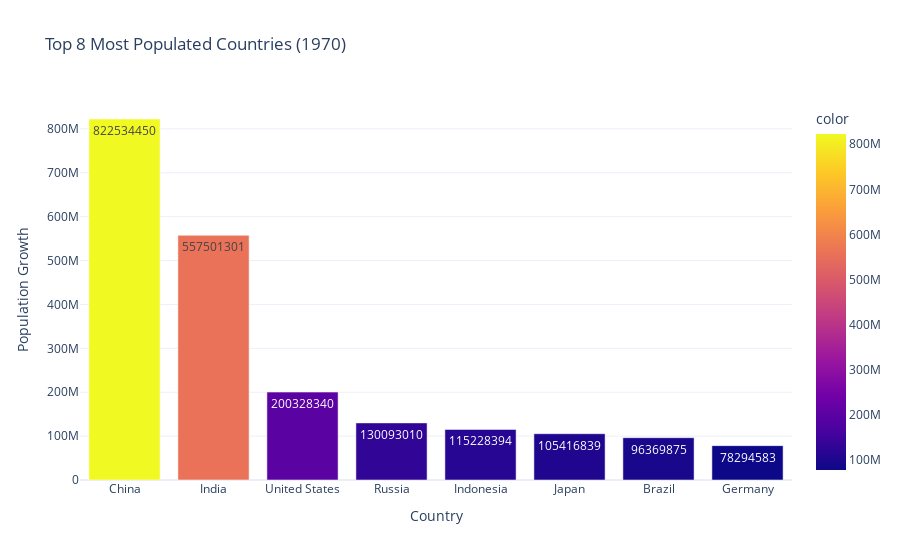
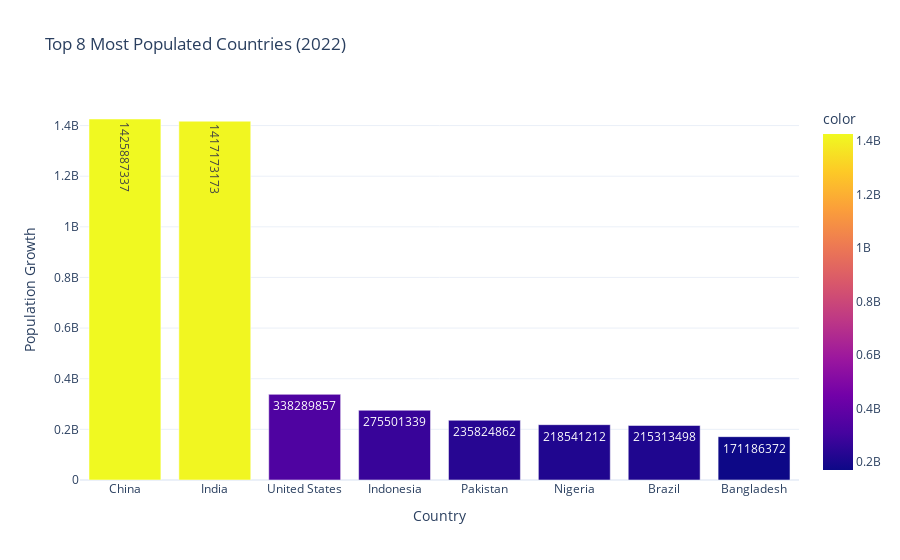

Here is the notebook cell these charts were saved with, in order:
### Code cell
features = {'top_8_populated_countries_1970': top_8_populated_countries_1970,
            'top_8_populated_countries_2022': top_8_populated_countries_2022}

for feature_name, feature_data in features.items():
    year = feature_name.split('_')[-1]  # Extract the year from the feature name
    fig = px.bar(x=feature_data.index,
                 y=feature_data.values,
                 text=feature_data.values,
                 color=feature_data.values,
                 title=f'Top 8 Most Populated Countries ({year})',
                 template='plotly_white')
    fig.update_layout(xaxis_title='Country',
                      yaxis_title='Population Growth')
    fig.show()

### Figure 1 — Plotly figure (JSON) as saved in the notebook; plotly's stock layout.template omitted (floating-point values rounded to 4 significant figures)
{"data": [{"alignmentgroup": "True", "hovertemplate": "x=%{x}<br>y=%{y}<br>text=%{text}<br>color=%{marker.color}<extra></extra>", "legendgroup": "", "marker": {"color": [822534450, 557501301, 200328340, 130093010, 115228394, 105416839, 96369875, 78294583], "coloraxis": "coloraxis", "pattern": {"shape": ""}}, "name": "", "offsetgroup": "", "orientation": "v", "showlegend": false, "text": [822534450, 557501301, 200328340, 130093010, 115228394, 105416839, 96369875, 78294583], "textposition": "auto", "type": "bar", "x": ["China", "India", "United States", "Russia", "Indonesia", "Japan", "Brazil", "Germany"], "xaxis": "x", "y": [822534450, 557501301, 200328340, 130093010, 115228394, 105416839, 96369875, 78294583], "yaxis": "y"}], "layout": {"autosize": true, "barmode": "relative", "coloraxis": {"colorbar": {"title": {"text": "color"}}, "colorscale": [[0, "#0d0887"], [0.1111, "#46039f"], [0.2222, "#7201a8"], [0.3333, "#9c179e"], [0.4444, "#bd3786"], [0.5556, "#d8576b"], [0.6667, "#ed7953"], [0.7778, "#fb9f3a"], [0.8889, "#fdca26"], [1, "#f0f921"]]}, "legend": {"tracegroupgap": 0}, "title": {"text": "Top 8 Most Populated Countries (1970)"}, "xaxis": {"anchor": "y", "autorange": true, "domain": [0, 1], "range": [-0.5, 7.5], "title": {"text": "Country"}, "type": "category"}, "yaxis": {"anchor": "x", "autorange": true, "domain": [0, 1], "range": [0, 865800000.0], "title": {"text": "Population Growth"}, "type": "linear"}}}

### Figure 2 — Plotly figure (JSON) as saved in the notebook; plotly's stock layout.template omitted (floating-point values rounded to 4 significant figures)
{"data": [{"alignmentgroup": "True", "hovertemplate": "x=%{x}<br>y=%{y}<br>text=%{text}<br>color=%{marker.color}<extra></extra>", "legendgroup": "", "marker": {"color": [1425887337, 1417173173, 338289857, 275501339, 235824862, 218541212, 215313498, 171186372], "coloraxis": "coloraxis", "pattern": {"shape": ""}}, "name": "", "offsetgroup": "", "orientation": "v", "showlegend": false, "text": [1425887337, 1417173173, 338289857, 275501339, 235824862, 218541212, 215313498, 171186372], "textposition": "auto", "type": "bar", "x": ["China", "India", "United States", "Indonesia", "Pakistan", "Nigeria", "Brazil", "Bangladesh"], "xaxis": "x", "y": [1425887337, 1417173173, 338289857, 275501339, 235824862, 218541212, 215313498, 171186372], "yaxis": "y"}], "layout": {"autosize": true, "barmode": "relative", "coloraxis": {"colorbar": {"title": {"text": "color"}}, "colorscale": [[0, "#0d0887"], [0.1111, "#46039f"], [0.2222, "#7201a8"], [0.3333, "#9c179e"], [0.4444, "#bd3786"], [0.5556, "#d8576b"], [0.6667, "#ed7953"], [0.7778, "#fb9f3a"], [0.8889, "#fdca26"], [1, "#f0f921"]]}, "legend": {"tracegroupgap": 0}, "title": {"text": "Top 8 Most Populated Countries (2022)"}, "xaxis": {"anchor": "y", "autorange": true, "domain": [0, 1], "range": [-0.5, 7.5], "title": {"text": "Country"}, "type": "category"}, "yaxis": {"anchor": "x", "autorange": true, "domain": [0, 1], "range": [0, 1501000000.0], "title": {"text": "Population Growth"}, "type": "linear"}}}
